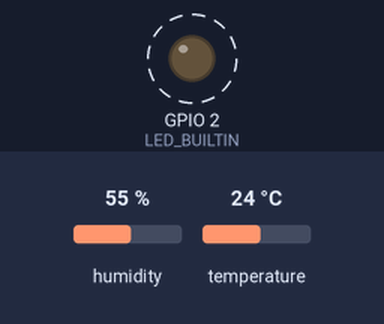
Bench run of a sketch on a simulated ESP8266 (NodeMCU). Shown: output pins drawn as LEDs (lit = HIGH, except the on-board LED, lit = LOW). Wiring (inferred from the names in the program): DHT11 sensor: data GPIO 5. Dashed ring = blinking. The test bench sets the inputs (shaded band); at power-on: humidity 55 %, temperature 24 °C. WiFi joins after 1.5 s; servers stay silent unless stated; pins used as bus, display or sensor lines are not drawn; what the sketch prints to the serial monitor is not drawn.

Above: at 2.6 s.
Timing chart, 0 to 6.3 s (numbered marks = the images above):
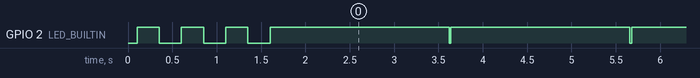

Measured:
- by itself, GPIO 2 (LED_BUILTIN): repeats every 0.50 s: HIGH 0.25 s, LOW 0.25 s

The sketch:

thermometer.ino
```cpp
#include <ESP8266WiFi.h>
#include <WiFiClientSecure.h>

const char* ssid = "DIR-1";
const char* password =  "3!r@fdQX";
String GAS_ID = "your code for google sheets";
const char* host = "script.google.com";
const int httpsPort = 443;
WiFiClientSecure client;

int pin = 5;
int pinPower = 4;
float temp;
int humi;
byte tries = 15;


void setup() {
	Serial.begin(115200);
	WiFi.begin(ssid, password);
	pinMode(LED_BUILTIN, OUTPUT);
	pinMode(pinPower, OUTPUT);

	delay(100);
	Serial.println();
	Serial.println();
	connectWifi();
}

void loop() {
	bool correctData = sensor();
	digitalWrite(LED_BUILTIN, 0);
	delay(20);
	bool cnct = checkConnection();

	if (!cnct) {
		digitalWrite(LED_BUILTIN, 1);
		connectWifi();
	} else {
		if (correctData){
			digitalWrite(LED_BUILTIN, 0);
			Serial.println();
			Serial.print("Humidity: ");
			Serial.println(humi);
			Serial.print("Temperature: ");
			Serial.println(temp);
			Serial.println();

			sendData();

			ESP.deepSleep(935e6);
		}
	}

}

void sendData() {
	digitalWrite(LED_BUILTIN, 1);
	if (!client.connect(host, httpsPort)) {
		Serial.println("connection failed");
		return;
	}

	String string_temperature =  String(temp);
	String string_humidity =  String(humi);
	String url = "/macros/s/" + GAS_ID + "/exec?temp=" + string_temperature + "&humi=" + string_humidity;
	// Serial.print("requesting URL: ");
	// Serial.println(url);

	client.print(String("GET ") + url + " HTTP/1.1\r\n" +
	 "Host: " + host + "\r\n" +
	 "User-Agent: BuildFailureDetectorESP8266\r\n" +
	 "Connection: close\r\n\r\n");

	Serial.println("request sent");


	// while (client.connected()) {
		// String line = client.readStringUntil('\n');
		// if (line == "\r") {
			// Serial.println("headers received");
			// break;
		// }
	// }
	// String line = client.readStringUntil('\n');
	// if (line.startsWith("{\"state\":\"success\"")) {
		// Serial.println("esp8266/Arduino CI successfull!");
	// } else {
		// Serial.println("esp8266/Arduino CI has failed");
	// }
	// Serial.print("reply was : ");
	// Serial.println(line);
	// Serial.println("closing connection");
	// Serial.println("==========");
	Serial.println();
	digitalWrite(LED_BUILTIN, 0);
}

bool checkConnection(){
	return WiFi.status() == WL_CONNECTED;
}

void connectWifi(){
	Serial.print("Connecting");
	while (--tries && WiFi.status() != WL_CONNECTED) {
		digitalWrite(LED_BUILTIN, 1);
		delay(250);
		digitalWrite(LED_BUILTIN, 0);
		Serial.print(".");
		delay(250);
	}
	tries = 15;
	if (WiFi.status() != WL_CONNECTED) {
		Serial.println("Non Connecting to WiFi..");
		digitalWrite(LED_BUILTIN, 1);
	} else {
		digitalWrite(LED_BUILTIN, 0);
		Serial.println("");
		Serial.println("WiFi connected");
		Serial.print("IP address: ");
		Serial.println(WiFi.localIP());
		client.setInsecure();
	}
}

bool sensor(){
	digitalWrite(LED_BUILTIN, 1);
	digitalWrite(pinPower, 1);
	delay(2000);
	// check for connection
	bool connectSns = true;
	// data from pin
	uint8_t data[5];
	// bit from pin
	uint8_t dataBit;
	// control summa
	uint8_t checkSum;
	// clear data
	for (int i = 0; i < 5; i++) {
        data[i] = 0;
	}
	uint8_t result [2];

	// start sending signal to sensor
	pinMode(pin, OUTPUT);
	digitalWrite(pin, 0);
    delay(18);
    pinMode(pin, INPUT_PULLUP);

	// int len = 35;
	// int cnt = 0;
	// int array[len];
	// bool stt;
	// while (cnt < len) {
		// stt = digitalRead(pin);
		// array[cnt] = timeLen(stt, 100);
		// cnt++;
	// }

	// for (int i = 0; i < len; i++) {
		// Serial.print(array[i]);
		// Serial.print(" ");
	// }


	// start receiving data from sensor
	// check for respons for sensor
	int x = timeLen(1, 20);
	if (x == 0) {
		Serial.print(x);
		Serial.print(" time, 1, ");
		Serial.println("DHT ERROR: NO REPLY 1");
		connectSns = false;
    }
	x = timeLen(0, 87);
    if (x == 0) {
		Serial.print(x);
		Serial.print(" time, 0, ");
        Serial.println("DHT ERROR: NO REPLY 2");
		connectSns = false;
    }
	x = timeLen(1, 90);
    if (x == 0) {
		Serial.print(x);
		Serial.print(" time, 1, ");
		Serial.println("DHT ERROR: NO REPLY 3");
		connectSns = false;
    }
	// receiving data from sensor
	if (connectSns){
		for (int i = 0; i < 40; i++) {
			dataBit = timeLen(0, 57);
			dataBit = timeLen(1, 100);
			if (dataBit) {
				data[i / 8] <<= 1;
				data[i / 8] += dataBit > 45 ? 1 : 0;
			} else {
				Serial.println("DHT ERROR: TIMEOUT");
				break;
			}
		}

		// check up control summa
		checkSum = data[0] + data[1] + data[2] + data[3];
		if (data[4] != checkSum) {
			Serial.println("DHT ERROR: CHECKSUM");
			connectSns = false;
		}

		if (connectSns) {
			// print data
			humi = data[0];
			temp = data[3] & 0x80 ? (data[2] + (1 - (data[3] & 0x7F) * 0.1)) * -1 : (data[2] + (data[3] & 0x7F) * 0.1);

		} else {
			temp = -1000;
			humi = -1;
		}
	}
	digitalWrite(pinPower, 0);
	return connectSns;
}

unsigned long timeLen(bool state, unsigned long timeout) {
    unsigned long micro = micros();
    while (digitalRead(pin) == state) {
        if (micros() - micro > timeout){
			// Serial.print(micros() - micro);
			// Serial.println(" timeout");
			// return micros() - micro;
            return 0;
		}
    }
    return micros() - micro;
} 
```
